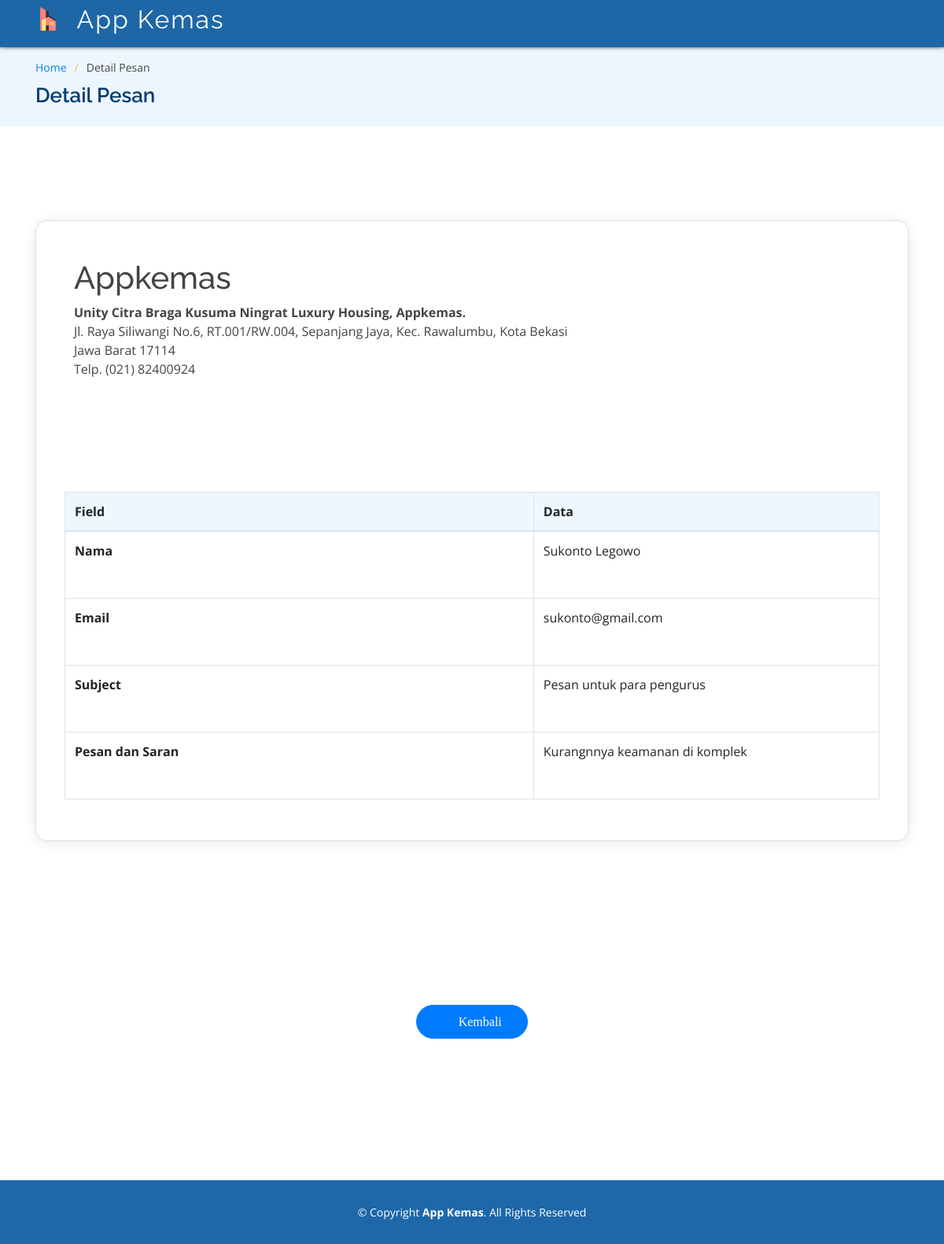
The app's page /index.php/appkemas/detail_pesan/3 with its own data.
### tables this page shows
CREATE TABLE `tbpesan` (
  `id` int(11) NOT NULL,
  `nama` varchar(100) NOT NULL,
  `email` varchar(100) NOT NULL,
  `subjek` varchar(100) NOT NULL,
  `pesan` varchar(1000) NOT NULL
);

### application/controllers/appkemas.php (called while the page is built, shortened)
<?php
class Appkemas Extends CI_Controller {
    public function detail_pesan($id) {
        $data['title'] = 'Detail Pesan&Saran';
        $this->load->model('Appmodel');
        $detail_pesan = $this->Appmodel->detail_pesan($id);
        $data['detail_pesan'] = $detail_pesan;
        $this->load->view('template/head', $data);
        $this->load->view('detail_pesan', $data);
        $this->load->view('template/footer');
    }
}

### index.php (called while the page is built, shortened)
<?php
require_once BASEPATH.'core/CodeIgniter.php';

### application/models/Appmodel.php (called while the page is built, shortened)
<?php
class Appmodel extends CI_Model {
    public function detail_pesan($id=NULL) {
        $query = $this->db->get_where('tbpesan', array('id'=>$id))->row();
        return $query;
    }
}

### application/views/detail_pesan.php (the view, shortened to what this page needs)
<body>
	<header id="header-tampil" class="header fixed-top">
			<div class="container d-flex align-items-center">
				<h1 class="logo mr-auto">
                    <a href="<?php echo base_url('appkemas/') ?>" class="scrollto"><img src="<?php echo base_url('assets/img/');?>logokemas4.png" alt="" class="img-fluid">&ensp;App Kemas</a>
				</h1>
			</div>
		</header>
		<main id="main">
			<section class="head-menu">
				<div class="container">
					<ol>
						<li><a href="<?php echo base_url('appkemas/admin') ?>">Home</a></li>
						<li>Detail Pesan</li>
					</ol>
					<h2>Detail Pesan</h2>
				</div>
			</section>
            <section class="detail-event" data-aos="zoom-in-up">
                <div class="container">
                    <div class="card" style="padding:1rem;">
                        <div class="text-left" style="padding-left:2rem; margin-bottom:10%; margin-top:2rem;">
                            <h1>Appkemas</h1>
                            <address>
                                <strong>Unity Citra Braga Kusuma Ningrat Luxury Housing, Appkemas.</strong><br>
                                Jl. Raya Siliwangi No.6, RT.001/RW.004, Sepanjang Jaya, Kec. Rawalumbu, Kota Bekasi<br>
                                Jawa Barat 17114<br>
                                Telp. (021) 82400924
                            </address>
                        </div>
                        <div class="card-body">
                            <table class="table table-bordered">
                                <thead>
                                    <tr>
                                        <th style="padding-right:15rem;">Field</th>
                                        <th>Data</th>
                                    </tr>
                                </thead>
                                <tbody>
                                    <tr>
                                        <td style="padding-bottom:3rem;padding-right:15rem;"><strong>Nama</td></strong>
                                        <td style=""><?php echo $detail_pesan->nama ?></td>
                                    </tr>
                                    <tr>
                                        <td style="padding-bottom:3rem;padding-right:15rem;"><strong>Email</td></strong>
                                        <td style=""><?php echo $detail_pesan->email ?></td>
                                    </tr>
                                    <tr>
                                        <td style="padding-bottom:3rem;padding-right:15rem;"><strong>Subject</td></strong>
                                        <td style=""><?php echo $detail_pesan->subjek ?></td>
                                    </tr>
                                    <tr>
                                        <td style="padding-bottom:3rem;padding-right:15rem;"><strong>Pesan dan Saran</td></strong>
                                        <td style=""><?php echo $detail_pesan->pesan ?></td>
                                    </tr>
                                </tbody>
                            </table>
                        </div>
                    </div>
                    <br>
                    <br>
                </div>
            <div class="text-center" style="margin-top:10rem;" data-aos="zoom-in">
                <a class="btn btn-primary" href="<?php echo base_url('appkemas/admin') ?>"><i class="icofont-arrow-left">&ensp;Kembali</i></a>
            </div>
        </section>
	</main>
</body>

### assets/css/stylees1.css (style rules this page uses)
body { font-family: "Open Sans", sans-serif; color: #444444; }
a { color: #0880e8; }
h1, h2, h3, h4, h5, h6 { font-family: "Raleway", sans-serif; }
#header-tampil { height: 60px; font-size: 14px; }
#header-tampil { background: rgb(5, 87, 158, 0.9); transition: all 0.5s; z-index: 997; padding-top: 0.5rem; box-shadow: 0rem 0rem 0.3rem 0rem; }
#header-tampil .logo { font-size: 32px; margin: 0; padding: 0; line-height: 1; font-weight: 400; letter-spacing: 2px; }
#header-tampil .logo a { color: #fff; }
#header-tampil .logo img { max-height: 40px; padding-bottom: 0.5rem; }
.detail-event .card { box-shadow: 0px 2px 15px rgba(0, 0, 0, 0.1); border-radius: 15px; }
.detail-event table thead tr th { background: rgba(236, 246, 254, 0.8); }
.detail-event table tbody { padding: 2rem; }
.text-center .btn-primary { padding: 12px 32px; border-radius: 50px; transition: 0.5s; line-height: 1; }
section { padding: 60px 0; overflow: hidden; }
.head-menu { padding: 15px 0; background: #ecf6fe; margin-top: 5%; margin-bottom: 5%; }
.head-menu h2 { font-size: 26px; font-weight: 600; color: #043c6d; }
.head-menu ol { display: flex; flex-wrap: wrap; list-style: none; padding: 0 0 10px 0; margin: 0; font-size: 14px; }
.head-menu ol li + li { padding-left: 10px; }
.head-menu ol li + li::before { display: inline-block; padding-right: 10px; color: #f8c255; content: "/"; }

### records on screen
tbpesan: nama "Sukonto Legowo", email "sukonto@gmail.com", subjek "Pesan untuk para pengurus", pesan "Kurangnnya keamanan di komplek"
